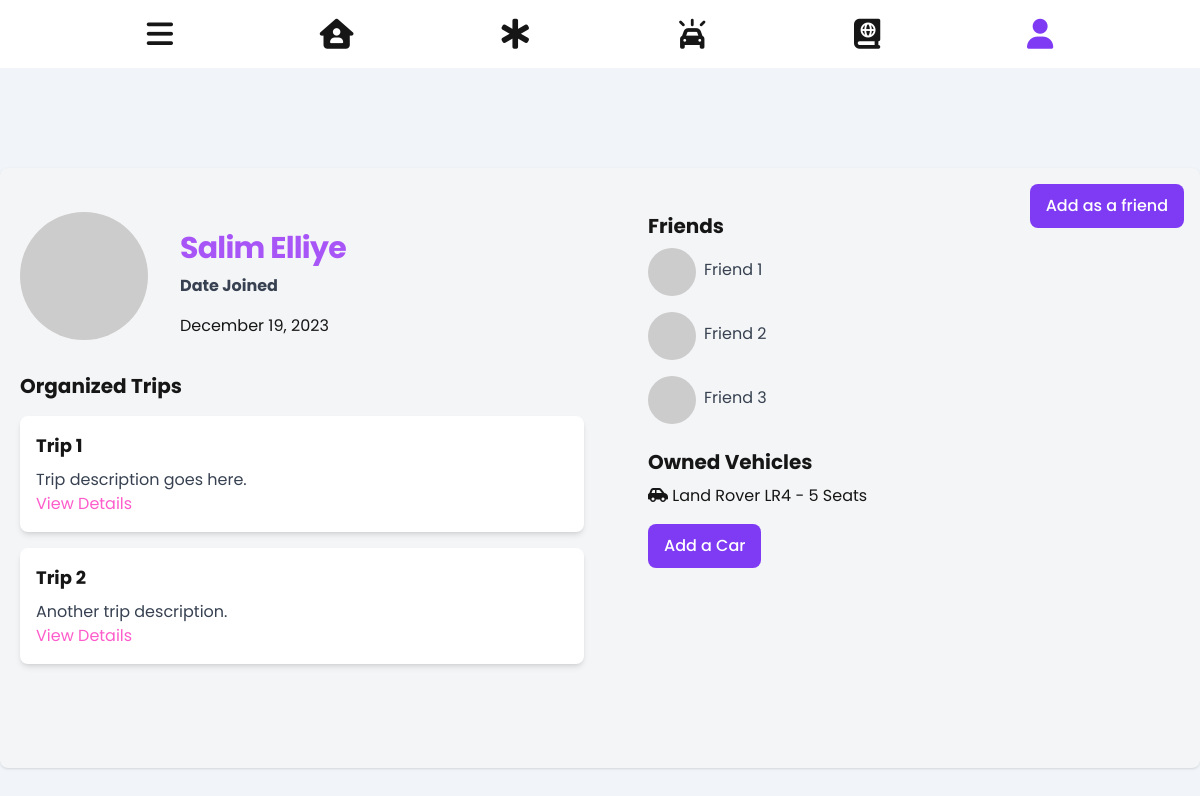
/profile/ (signed in), run on the app's committed database.
### core/models.py (models this page shows)
class Vehicle(models.Model):
    plateNb = models.CharField(max_length=500, blank=True, primary_key=True)
    userID = models.ForeignKey(Person, on_delete=models.CASCADE)
    model = models.CharField(max_length=255)
    make = models.CharField(max_length=255)
    color = models.CharField(max_length=255)
    nbSeats = models.PositiveIntegerField()

### core/views.py (the view)
# urls.py: path('profile/', views.user_profile, name='userProfile'),
def user_profile(request, *args, **kwargs):
    logged_person = request.user.person
    my_cars = Vehicle.objects.filter(userID=logged_person).order_by('-plateNb')
    context = {
        "cars": my_cars,
    }
    return render(request, 'profile.html', context)

### core/templates/profile.html (shortened to what this page needs)
{% extends 'core.html' %}
{% block profile_content%}
<body class="bg-slate-100">
    <div class="h-screen flex flex-col items-center justify-center">
        <div class="w-full max-w-7xl h-3/4 bg-light rounded-lg shadow p-5 grid grid-cols-1 md:grid-cols-2 gap-8 mx-4 relative">
            <div class="mt-6">
                <div class="flex items-center space-x-8">
                    <img class="w-32 h-32 object-cover rounded-full" src="https://via.placeholder.com/200" alt="Profile Image">
                    <div class="mt-4">
                        <h1 class="text-2xl font-bold leading-tight tracking-tight md:text-3xl text-purple-500 mb-2">
                            {{request.user.first_name}} {{request.user.last_name}}
                        </h1>
                        <p class="text-gray-700 mb-4 font-bold">Date Joined</p>
                        {{ request.user.date_joined|date:"F j, Y" }}
                    </div>
                </div>
                <h2 class="text-xl font-bold mb-4 mt-8">Organized Trips</h2>
                <div class="grid grid-cols-1 gap-4">
                    <div class="bg-white rounded-lg p-4 shadow-md">
                        <h3 class="text-lg font-bold mb-2">Trip 1</h3>
                        <p class="text-gray-700">Trip description goes here.</p>
                        <a href="#" class="color-pink hover:underline">View Details</a>
                    </div>
                    <div class="bg-white rounded-lg p-4 shadow-md">
                        <h3 class="text-lg font-bold mb-2">Trip 2</h3>
                        <p class="text-gray-700">Another trip description.</p>
                        <a href="#" class="color-pink hover:underline">View Details</a>
                    </div>
                </div>
            </div>
            <div class="mx-8">
                <button class="bg-sec text-white font-medium rounded-lg px-4 py-2.5 absolute top-4 right-4 focus:outline-none focus:ring-4 focus:ring-primary-300">Add as a friend</button>
                <h2 class="text-xl font-bold mb-2 mt-6">Friends</h2>
                <div class="space-y-4">
                    <div class="flex items-center space-x-2">
                        <img class="w-12 h-12 object-cover rounded-full" src="https://via.placeholder.com/50" alt="Friend 1">
                        <div>
                            <p class="text-gray-700 mb-1"><a href="#">Friend 1</a></p>
                        </div>
                    </div>
                    <div class="flex items-center space-x-2">
                        <img class="w-12 h-12 object-cover rounded-full" src="https://via.placeholder.com/50" alt="Friend 2">
                        <div>
                            <p class="text-gray-700 mb-1"><a href="#">Friend 2</a></p>
                        </div>
                    </div>
                    <div class="flex items-center space-x-2">
                        <img class="w-12 h-12 object-cover rounded-full" src="https://via.placeholder.com/50" alt="Friend 3">
                        <div>
                            <p class="text-gray-700 mb-1"><a href="#">Friend 3</a></p>
                        </div>
                    </div>
                </div>
                <h2 class="text-xl font-bold mb-2 mt-6">Owned Vehicles</h2>
                <ul class="list-none pl-0">
                    {% if cars %}
                        {% for car in cars %}
                            <li>
                                <i class="fa-solid fa-car-side"></i>
                                {{ car.make }} {{car.model}} - {{car.nbSeats}} Seats
                            </li>
                        {% endfor %}
                    {%else%}
                        <p>No cars yet.</p>
                    {%endif%}
                </ul>
                <button class="bg-sec text-white font-medium rounded-lg px-4 py-2.5 top-4 right-4 focus:outline-none focus:ring-4 focus:ring-primary-300 mt-4"><a href="{% url 'createCar' %}">Add a Car</a></button>
            </div>
        </div>
    </div>
</body>
{%endblock%}

### data on the page
Vehicle: make "Land Rover", model "LR4", nbSeats "5"

### other printed values
{{ request.user.first_name }} "Salim"
{{ request.user.last_name }} "Elliye"
{{ request.user.date_joined|date:"F j, Y" }} "December 19, 2023"
